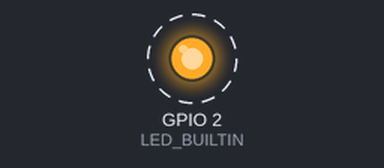
Simulated run of this sketch. Board: ESP32. Parts: output pins drawn as LEDs (lit = HIGH). Dashed ring = blinking. What the sketch prints to the serial monitor is not drawn.

Above: at 0.2 s.
Timing chart, 0 to 3.0 s (numbered marks = the images above):
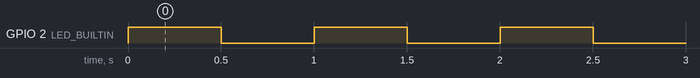

Measured:
- by itself, GPIO 2 (LED_BUILTIN): alternates HIGH for 0.50 s and LOW for 0.50 s

The sketch:

blink.ino
```cpp
/**
 * Minimal blink test for ESP32 dev boards.
 *
 * Most ESP32-WROOM DevKit boards: built-in LED is GPIO2 (LED may be active-high).
 * If nothing blinks, try LED_PIN 5, 18, or 19 — or wire an LED + resistor to a GPIO.
 */

#ifndef LED_BUILTIN
#define LED_BUILTIN 2
#endif

void setup() {
  pinMode(LED_BUILTIN, OUTPUT);
  Serial.begin(115200);
  Serial.println("Blink test — LED should toggle every 500 ms");
}

void loop() {
  digitalWrite(LED_BUILTIN, HIGH);
  delay(500);
  digitalWrite(LED_BUILTIN, LOW);
  delay(500);
}
```
